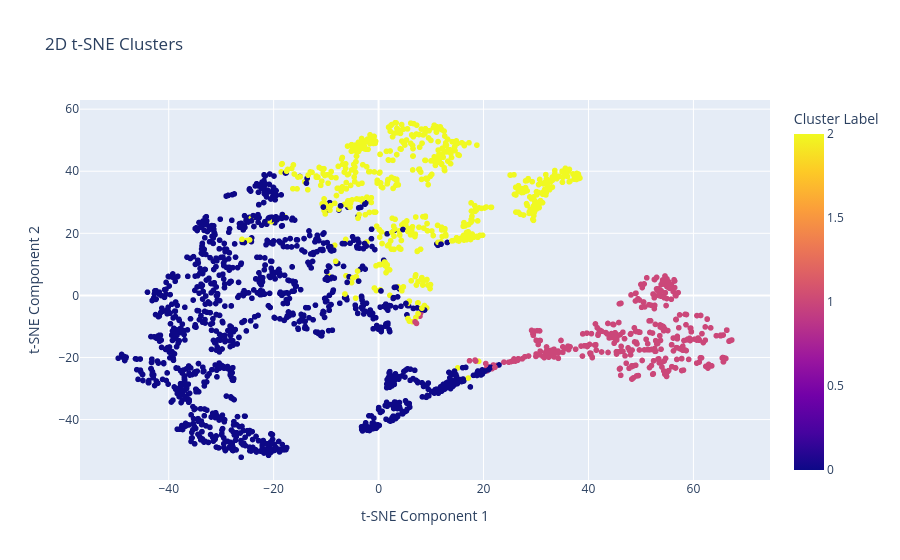

The cell this chart's notebook holds for it:
### Code cell
plot_tsne_clusters_interactive(normalized_data, data['Majority Voting Label'], 2)

### Figure 1 — Plotly figure (JSON) as saved in the notebook; plotly's stock layout.template omitted (floating-point values rounded to 4 significant figures; data arrays with more than 128 entries replaced by an {"elided": "..."} marker saying what was removed)
{"data": [{"hovertemplate": "x=%{x}<br>y=%{y}<br>Cluster Label=%{marker.color}<extra></extra>", "legendgroup": "", "marker": {"color": {"elided": "2118 int values"}, "coloraxis": "coloraxis", "symbol": "circle"}, "mode": "markers", "name": "", "showlegend": false, "type": "scattergl", "x": {"elided": "2118 float values"}, "xaxis": "x", "y": {"elided": "2118 float values"}, "yaxis": "y"}], "layout": {"coloraxis": {"colorbar": {"title": {"text": "Cluster Label"}}, "colorscale": [[0, "#0d0887"], [0.1111, "#46039f"], [0.2222, "#7201a8"], [0.3333, "#9c179e"], [0.4444, "#bd3786"], [0.5556, "#d8576b"], [0.6667, "#ed7953"], [0.7778, "#fb9f3a"], [0.8889, "#fdca26"], [1, "#f0f921"]]}, "legend": {"tracegroupgap": 0}, "title": {"text": "2D t-SNE Clusters"}, "xaxis": {"anchor": "y", "domain": [0, 1], "title": {"text": "t-SNE Component 1"}}, "yaxis": {"anchor": "x", "domain": [0, 1], "title": {"text": "t-SNE Component 2"}}}}
